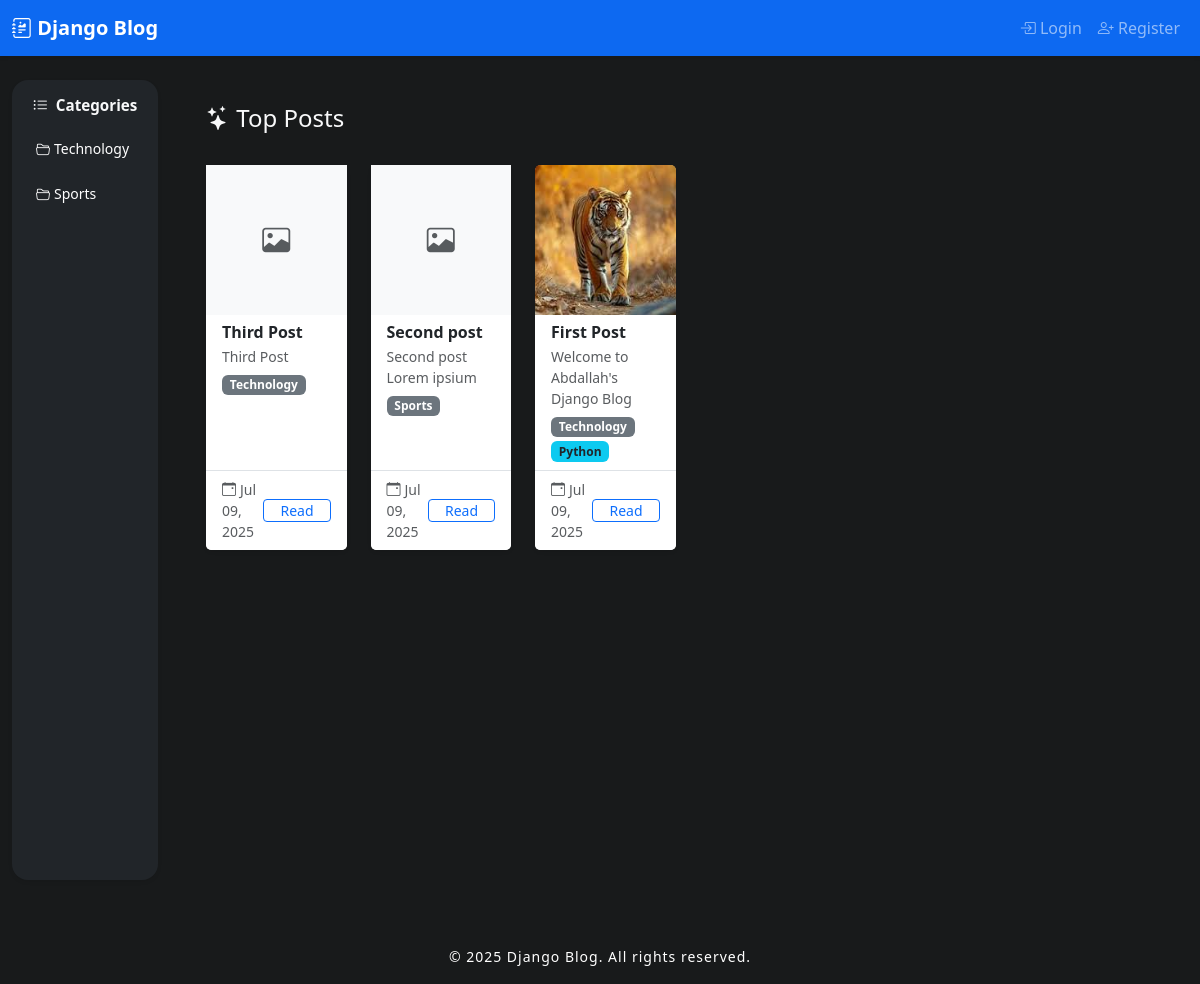
The page / on the database its author committed.
### blog/models.py (models this page shows, shortened)
class Category(models.Model):
    name = models.CharField(max_length=100, unique=True)
    subscribers = models.ManyToManyField(User, related_name='subscribed_categories', blank=True)

class Post(models.Model):
    title = models.CharField(max_length=200)
    content = models.TextField()
    image = models.ImageField(upload_to='posts/', blank=True, null=True)
    category = models.ForeignKey(Category, on_delete=models.CASCADE, related_name='posts', blank=True, null=True)
    author = models.ForeignKey(User, on_delete=models.CASCADE)
    tags = models.ManyToManyField(Tag, blank=True)
    published = models.DateTimeField(auto_now_add=True)
    likes = models.ManyToManyField(User, related_name='liked_posts', blank=True)
    dislikes = models.ManyToManyField(User, related_name='disliked_posts', blank=True)

class Tag(models.Model):
    name = models.CharField(max_length=50, unique=True)

### blog/views.py (the view)
# urls.py: path('', views.landing, name='landing'),
def landing(request):
    posts = Post.objects.order_by('-published')
    paginator = Paginator(posts, 5)
    page_number = request.GET.get('page')
    page_obj = paginator.get_page(page_number)
    categories = Category.objects.all()
    return render(request, 'blog/landing.html', {
        'page_obj': page_obj,
        'categories': categories,
    })

### blog/templates/blog/landing.html (shortened to what this page needs)
{% extends 'blog/base.html' %}
{% load static %}
{% block content %}
<div class="container-fluid">
    <div class="row">
        <nav class="col-12 col-md-3 col-lg-2 d-md-block bg-dark sidebar shadow-sm px-0">
            <div class="position-sticky pt-3">
                <h6 class="sidebar-heading text-center text-light mb-3">
                    <i class="bi bi-list-ul me-2"></i>Categories
                </h6>
                <ul class="nav flex-column small px-2">
                    {% for category in categories %}
                        <li class="nav-item d-flex justify-content-between align-items-center mb-2">
                            <a href="{% url 'category_posts' category.id %}" class="nav-link text-white w-100 {% if category.id == selected_category_id %}fw-bold bg-primary bg-opacity-25 rounded{% endif %}">
                                <i class="bi bi-folder2-open me-1"></i>{{ category.name }}
                            </a>
                        </li>
                    {% empty %}
                        <li class="nav-item text-white-50 text-center py-2">No categories yet.</li>
                    {% endfor %}
                </ul>
            </div>
        </nav>
        <main class="col-12 col-md-9 col-lg-10 ms-sm-auto px-md-5 pt-4">
            <div class="d-flex justify-content-between align-items-center mb-4">
                <h2 class="fs-4 text-light"><i class="bi bi-stars"></i> Top Posts</h2>
            </div>
            <div class="row row-cols-1 row-cols-sm-2 row-cols-md-3 row-cols-xl-4 g-4">
                {% for post in page_obj %}
                    <div class="col">
                        <div class="card h-100 shadow-sm border-0 hover-shadow transition">
                            <a href="{% url 'post_detail' post.id %}">
                                {% if post.image %}
                                    <img src="{{ post.image.url }}" class="card-img-top" alt="{{ post.title }}" style="height:150px; object-fit:cover;">
                                {% else %}
                                    <div class="bg-light d-flex justify-content-center align-items-center" style="height:150px;">
                                        <i class="bi bi-image text-muted fs-3"></i>
                                    </div>
                                {% endif %}
                            </a>
                            <div class="card-body px-3 py-2">
                                <h6 class="card-title fw-semibold mb-1">{{ post.title|truncatechars:40 }}</h6>
                                <p class="text-muted small mb-2">{{ post.content|truncatewords:12 }}</p>
                                <div class="d-flex flex-wrap gap-1">
                                    <span class="badge bg-secondary">{{ post.category.name }}</span>
                                    {% for tag in post.tags.all %}
                                        <span class="badge bg-info text-dark">{{ tag.name }}</span>
                                    {% endfor %}
                                </div>
                            </div>
                            <div class="card-footer bg-white d-flex justify-content-between align-items-center px-3 py-2 border-top">
                                <small class="text-muted"><i class="bi bi-calendar-event me-1"></i>{{ post.published|date:"M d, Y" }}</small>
                                <a href="{% url 'post_detail' post.id %}" class="btn btn-outline-primary btn-sm px-3 py-0">Read</a>
                            </div>
                        </div>
                    </div>
                {% empty %}
                    <div class="col">
                        <div class="alert alert-info text-center w-100">No posts available.</div>
                    </div>
                {% endfor %}
            </div>
        </main>
    </div>
</div>
{% endblock %}

### blog/templates/blog/base.html (shortened to what this page needs)
<!DOCTYPE html>
<html lang="en">
<head>
    <link href="https://cdn.jsdelivr.net/npm/bootstrap@5.3.0/dist/css/bootstrap.min.css" rel="stylesheet">
    <link href="https://cdn.jsdelivr.net/npm/bootstrap-icons@1.11.3/font/bootstrap-icons.css" rel="stylesheet">
</head>
<body>
    <nav class="navbar navbar-expand-lg navbar-dark shadow-sm">
        <div class="container-fluid">
            <a class="navbar-brand fw-bold" href="{% url 'landing' %}">
                <i class="bi bi-journal-richtext"></i> Django Blog
            </a>
            <div class="collapse navbar-collapse" id="navbarNav">
                <ul class="navbar-nav ms-auto align-items-center">
                    {% if user.is_authenticated %}
                        {% if user.is_staff %}
                            <li class="nav-item">
                                <a class="nav-link" href="{% url 'admin:index' %}">
                                    <i class="bi bi-tools"></i> Manage Blog
                                </a>
                            </li>
                        {% endif %}
                        <li class="nav-item">
                            <a class="nav-link" href="{% url 'logout' %}">
                                <i class="bi bi-box-arrow-right"></i> Logout
                            </a>
                        </li>
                        <li class="nav-item ms-2">
                            <span class="badge rounded-pill bg-info text-dark">
                                <i class="bi bi-person-circle"></i> {{ user.username }}
                            </span>
                        </li>
                    {% else %}
                        <li class="nav-item">
                            <a class="nav-link" href="{% url 'login' %}">
                                <i class="bi bi-box-arrow-in-right"></i> Login
                            </a>
                        </li>
                        <li class="nav-item">
                            <a class="nav-link" href="{% url 'register' %}">
                                <i class="bi bi-person-plus"></i> Register
                            </a>
                        </li>
                    {% endif %}
                </ul>
            </div>
        </div>
    </nav>
    <div class="container-fluid py-4">
        <div class="row">
            <main class="col-lg-9">
                {% block content %}{% endblock %}
            </main>
        </div>
    </div>
    <footer class="text-white text-center py-3 mt-4">
        <small>&copy; 2025 Django Blog. All rights reserved.</small>
    </footer>
</body>
</html>

### blog/templates/blog/base.html (style rules this page uses)
body { background: #181a1b; color: #f8f9fa; }
.navbar { background: rgba(13, 110, 253, 0.95) !important; box-shadow: 0 0.5rem 1rem rgba(0,0,0,.1); }
.sidebar { min-height: 100vh; background: rgba(24, 26, 27, 0.95); border-radius: 1rem; box-shadow: 0 0.5rem 1rem rgba(0,0,0,.07); }
main { min-height: 80vh; }
footer { letter-spacing: 1px; background: #181a1b!important; }

### blog/templates/blog/landing.html (style rules this page uses)
.sidebar { background: #1e1e1e; }
.sidebar-heading { font-weight: 600; font-size: 0.95rem; }

### rows shown on the page
Category: name "Technology"
Category: name "Sports"
Post: title "Third Post", content "Third Post", category.name "Technology", published "Jul 09, 2025"
Post: title "Second post", content "Second post Lorem ipsium", category.name "Sports", published "Jul 09, 2025"
Post: image (picture), title "First Post", content "Welcome to Abdallah's Django Blog", category.name "Technology", published "Jul 09, 2025"
Tag: name "Python"
